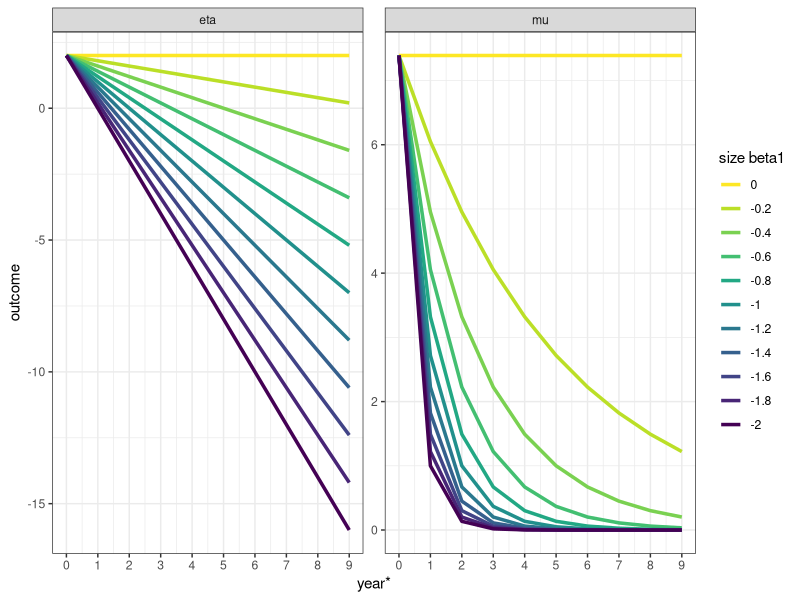

Write R code to recreate this figure.
## ---- chunk 1
#| include: true
#| cache: true
#| message: false
#| results: 'hide'
#| fig-cap: "Visualization of different effect sizes of beta_1"
#| out-width: 150%


data_trend <- data.frame(
  # size of linear effect of year
  effect_size = -seq(0, 2, 0.2)
) |>
  tidyr::crossing(
   year_star = seq(0,9)
) |>
  dplyr::mutate(
    eta =  effect_size*year_star + 2,
    mu = exp(eta),
    effect_size = factor(effect_size) |> forcats::fct_rev()
    ) |>
  tidyr::pivot_longer(
    cols = tidyselect::all_of(c("eta", "mu")),
    names_to = "out_name",
    values_to = "out_value"
  )
ggplot2::ggplot(
  data = data_trend, 
  mapping = ggplot2::aes(x = year_star, y = out_value, group = effect_size)
  ) + 
  ggplot2::geom_line(ggplot2::aes(color = effect_size), linewidth = 1.2) +
  ggplot2::facet_wrap(~ out_name, scales = "free_y", ncol = 2) + 
  ggplot2::labs(x = "year*", y = "outcome", color = "size beta1") +
  ggplot2::scale_x_continuous(breaks = data_trend$year_star |> unique()) + 
  ggplot2::scale_colour_viridis_d(direction = -1) + 
  ggplot2::theme_bw()
